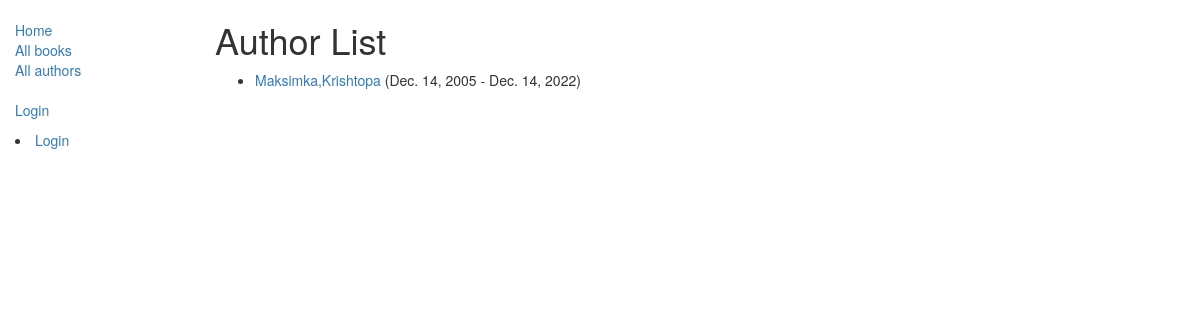
Screenshot of /catalog/authors/ with the database file from the repository.
### catalog/models.py (models this page shows, shortened)
class Author(models.Model):
    first_name = models.CharField(max_length=100)
    last_name = models.CharField(max_length=100)
    date_of_birth = models.DateField(null=True, blank=True)
    date_of_death = models.DateField('Died', null=True, blank=True)
    def get_absolute_url(self):
        return reverse('author-detail', args=[str(self.id)])

### catalog/views.py (the view)
# urls.py: path('authors/', views.AuthorListView.as_view(), name='authors'),
class AuthorListView(generic.ListView):
    model = Author
    paginate_by = 1

### catalog/templates/catalog/author_list.html
{% extends "base_generic.html" %}
{% block content %}
<h1>Author List</h1>
{% if author_list %}
<ul>
{% for author in author_list %}
<li>
<a href="{{ author.get_absolute_url }}">{{ author.first_name }},{{ author.last_name }}</a>
({{author.date_of_birth}} - {{author.date_of_death}})
</li>
{% endfor %}
</ul>
{% else %}
<p>There are no authors available.</p>
{% endif %}
{% endblock %}

### rows the page displays
Author: first_name "Maksimka", last_name "Krishtopa", date_of_birth "Dec. 14, 2005", date_of_death "Dec. 14, 2022"
